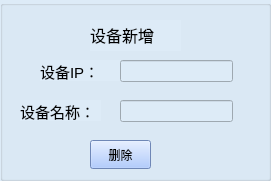
         <widget class="QGroupBox" name="groupBox_16">
          <property name="geometry">
           <rect>
            <x>1330</x>
            <y>720</y>
            <width>271</width>
            <height>181</height>
           </rect>
          </property>
          <property name="styleSheet">
           <string notr="true">background-color: rgb(221, 235, 247);</string>
          </property>
          <property name="title">
           <string/>
          </property>
          <widget class="QLabel" name="label_84">
           <property name="geometry">
            <rect>
             <x>90</x>
             <y>20</y>
             <width>91</width>
             <height>31</height>
            </rect>
           </property>
           <property name="text">
            <string>&lt;html&gt;&lt;head/&gt;&lt;body&gt;&lt;p&gt;&lt;span style=&quot; font-size:12pt;&quot;&gt;设备新增&lt;/span&gt;&lt;/p&gt;&lt;/body&gt;&lt;/html&gt;</string>
           </property>
          </widget>
          <widget class="QLabel" name="label_85">
           <property name="geometry">
            <rect>
             <x>40</x>
             <y>60</y>
             <width>81</width>
             <height>21</height>
            </rect>
           </property>
           <property name="text">
            <string>&lt;html&gt;&lt;head/&gt;&lt;body&gt;&lt;p&gt;&lt;span style=&quot; font-size:11pt;&quot;&gt;设备IP：&lt;/span&gt;&lt;/p&gt;&lt;/body&gt;&lt;/html&gt;</string>
           </property>
          </widget>
          <widget class="QPushButton" name="pushButton_7">
           <property name="geometry">
            <rect>
             <x>90</x>
             <y>140</y>
             <width>61</width>
             <height>29</height>
            </rect>
           </property>
           <property name="styleSheet">
            <string notr="true">background-color: rgb(155, 189, 255);</string>
           </property>
           <property name="text">
            <string>删除</string>
           </property>
          </widget>
          <widget class="QLineEdit" name="lineEdit_49">
           <property name="geometry">
            <rect>
             <x>120</x>
             <y>60</y>
             <width>113</width>
             <height>22</height>
            </rect>
           </property>
          </widget>
          <widget class="QLabel" name="label_86">
           <property name="geometry">
            <rect>
             <x>20</x>
             <y>100</y>
             <width>81</width>
             <height>21</height>
            </rect>
           </property>
           <property name="text">
            <string>&lt;html&gt;&lt;head/&gt;&lt;body&gt;&lt;p&gt;&lt;span style=&quot; font-size:11pt;&quot;&gt;设备名称：&lt;/span&gt;&lt;/p&gt;&lt;/body&gt;&lt;/html&gt;</string>
           </property>
          </widget>
          <widget class="QLineEdit" name="lineEdit_50">
           <property name="geometry">
            <rect>
             <x>120</x>
             <y>100</y>
             <width>113</width>
             <height>22</height>
            </rect>
           </property>
          </widget>
         </widget>
